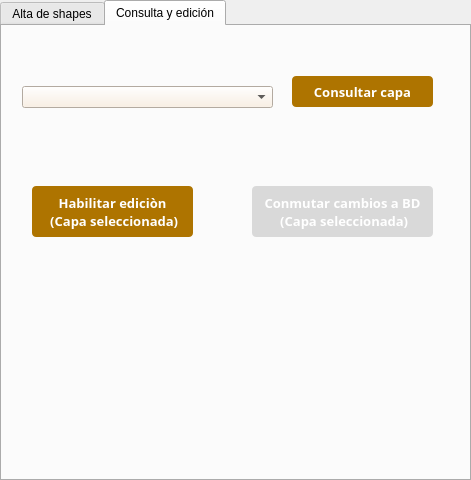
<?xml version="1.0" encoding="UTF-8"?>
<ui version="4.0">
 <class>SubirShapeDialogBase</class>
 <widget class="QDialog" name="SubirShapeDialogBase">
  <property name="geometry">
   <rect>
    <x>0</x>
    <y>0</y>
    <width>471</width>
    <height>480</height>
   </rect>
  </property>
  <property name="windowTitle">
   <string>Subir Shape</string>
  </property>
  <widget class="QTabWidget" name="tabWidget">
   <property name="geometry">
    <rect>
     <x>0</x>
     <y>0</y>
     <width>471</width>
     <height>481</height>
    </rect>
   </property>
   <property name="currentIndex">
    <number>1</number>
   </property>
   <widget class="QWidget" name="tab">
    <attribute name="title">
     <string>Alta de shapes</string>
    </attribute>
    <widget class="QLineEdit" name="fldRutaShp">
     <property name="enabled">
      <bool>false</bool>
     </property>
     <property name="geometry">
      <rect>
       <x>200</x>
       <y>60</y>
       <width>141</width>
       <height>20</height>
      </rect>
     </property>
     <property name="font">
      <font>
       <family>Century Gothic</family>
       <pointsize>10</pointsize>
      </font>
     </property>
     <property name="styleSheet">
      <string notr="true">background: rgb(255,255,255)</string>
     </property>
    </widget>
    <widget class="QPushButton" name="btnBrowse_2">
     <property name="geometry">
      <rect>
       <x>350</x>
       <y>90</y>
       <width>71</width>
       <height>31</height>
      </rect>
     </property>
     <property name="font">
      <font>
       <family>Century Gothic</family>
       <pointsize>10</pointsize>
       <weight>75</weight>
       <bold>true</bold>
      </font>
     </property>
     <property name="styleSheet">
      <string notr="true">QPushButton{
background : rgb(174, 116, 0);
color : rgb(255, 255, 255);
border-radius : 4px;
}
QPushButton::hover{
background : rgb(104, 69, 13);
color : rgb(255, 255, 255);
border-radius : 4px;
}
QPushButton:disabled {
background: rgb(217, 217, 217)
}</string>
     </property>
     <property name="text">
      <string>Browse</string>
     </property>
    </widget>
    <widget class="QLineEdit" name="fldRutaDbf">
     <property name="enabled">
      <bool>false</bool>
     </property>
     <property name="geometry">
      <rect>
       <x>200</x>
       <y>140</y>
       <width>141</width>
       <height>20</height>
      </rect>
     </property>
     <property name="font">
      <font>
       <family>Century Gothic</family>
       <pointsize>10</pointsize>
      </font>
     </property>
     <property name="styleSheet">
      <string notr="true">background: rgb(255,255,255)</string>
     </property>
    </widget>
    <widget class="QPushButton" name="btnBrowse_4">
     <property name="geometry">
      <rect>
       <x>350</x>
       <y>170</y>
       <width>71</width>
       <height>31</height>
      </rect>
     </property>
     <property name="font">
      <font>
       <family>Century Gothic</family>
       <pointsize>10</pointsize>
       <weight>75</weight>
       <bold>true</bold>
      </font>
     </property>
     <property name="styleSheet">
      <string notr="true">QPushButton{
background : rgb(174, 116, 0);
color : rgb(255, 255, 255);
border-radius : 4px;
}
QPushButton::hover{
background : rgb(104, 69, 13);
color : rgb(255, 255, 255);
border-radius : 4px;
}
QPushButton:disabled {
background: rgb(217, 217, 217)
}</string>
     </property>
     <property name="text">
      <string>Browse</string>
     </property>
    </widget>
    <widget class="QPushButton" name="btnBrowse">
     <property name="geometry">
      <rect>
       <x>350</x>
       <y>50</y>
       <width>71</width>
       <height>31</height>
      </rect>
     </property>
     <property name="font">
      <font>
       <family>Century Gothic</family>
       <pointsize>10</pointsize>
       <weight>75</weight>
       <bold>true</bold>
      </font>
     </property>
     <property name="styleSheet">
      <string notr="true">QPushButton{
background : rgb(174, 116, 0);
color : rgb(255, 255, 255);
border-radius : 4px;
}
QPushButton::hover{
background : rgb(104, 69, 13);
color : rgb(255, 255, 255);
border-radius : 4px;
}
QPushButton:disabled {
background: rgb(217, 217, 217)
}</string>
     </property>
     <property name="text">
      <string>Browse</string>
     </property>
    </widget>
    <widget class="QLabel" name="label_2">
     <property name="geometry">
      <rect>
       <x>60</x>
       <y>60</y>
       <width>131</width>
       <height>20</height>
      </rect>
     </property>
     <property name="font">
      <font>
       <family>Century Gothic</family>
       <pointsize>8</pointsize>
       <weight>75</weight>
       <bold>true</bold>
      </font>
     </property>
     <property name="text">
      <string>Buscar archivo .shp</string>
     </property>
    </widget>
    <widget class="QLabel" name="label_5">
     <property name="geometry">
      <rect>
       <x>60</x>
       <y>140</y>
       <width>131</width>
       <height>20</height>
      </rect>
     </property>
     <property name="font">
      <font>
       <family>Century Gothic</family>
       <pointsize>8</pointsize>
       <weight>75</weight>
       <bold>true</bold>
      </font>
     </property>
     <property name="text">
      <string>Buscar archivo .dbf</string>
     </property>
    </widget>
    <widget class="QLabel" name="label_4">
     <property name="geometry">
      <rect>
       <x>60</x>
       <y>100</y>
       <width>131</width>
       <height>20</height>
      </rect>
     </property>
     <property name="font">
      <font>
       <family>Century Gothic</family>
       <pointsize>8</pointsize>
       <weight>75</weight>
       <bold>true</bold>
      </font>
     </property>
     <property name="text">
      <string>Buscar archivo .shx</string>
     </property>
    </widget>
    <widget class="QLineEdit" name="fldRutaPrj">
     <property name="enabled">
      <bool>false</bool>
     </property>
     <property name="geometry">
      <rect>
       <x>200</x>
       <y>180</y>
       <width>141</width>
       <height>20</height>
      </rect>
     </property>
     <property name="font">
      <font>
       <family>Century Gothic</family>
       <pointsize>10</pointsize>
      </font>
     </property>
     <property name="styleSheet">
      <string notr="true">background: rgb(255,255,255)</string>
     </property>
    </widget>
    <widget class="QPushButton" name="cargarButton">
     <property name="geometry">
      <rect>
       <x>180</x>
       <y>260</y>
       <width>121</width>
       <height>31</height>
      </rect>
     </property>
     <property name="text">
      <string>Cargar shape</string>
     </property>
    </widget>
    <widget class="QPushButton" name="altaButton">
     <property name="enabled">
      <bool>false</bool>
     </property>
     <property name="geometry">
      <rect>
       <x>180</x>
       <y>310</y>
       <width>121</width>
       <height>31</height>
      </rect>
     </property>
     <property name="text">
      <string>Subir a BD</string>
     </property>
    </widget>
    <widget class="QLabel" name="label_3">
     <property name="geometry">
      <rect>
       <x>60</x>
       <y>210</y>
       <width>131</width>
       <height>20</height>
      </rect>
     </property>
     <property name="font">
      <font>
       <family>Century Gothic</family>
       <pointsize>8</pointsize>
       <weight>75</weight>
       <bold>true</bold>
      </font>
     </property>
     <property name="text">
      <string>Nombre de la capa</string>
     </property>
    </widget>
    <widget class="QLineEdit" name="fldNomCapa">
     <property name="enabled">
      <bool>true</bool>
     </property>
     <property name="geometry">
      <rect>
       <x>200</x>
       <y>210</y>
       <width>141</width>
       <height>20</height>
      </rect>
     </property>
     <property name="font">
      <font>
       <family>Century Gothic</family>
       <pointsize>10</pointsize>
      </font>
     </property>
     <property name="styleSheet">
      <string notr="true">background: rgb(255,255,255)</string>
     </property>
    </widget>
    <widget class="QPushButton" name="btnBrowse_3">
     <property name="geometry">
      <rect>
       <x>350</x>
       <y>130</y>
       <width>71</width>
       <height>31</height>
      </rect>
     </property>
     <property name="font">
      <font>
       <family>Century Gothic</family>
       <pointsize>10</pointsize>
       <weight>75</weight>
       <bold>true</bold>
      </font>
     </property>
     <property name="styleSheet">
      <string notr="true">QPushButton{
background : rgb(174, 116, 0);
color : rgb(255, 255, 255);
border-radius : 4px;
}
QPushButton::hover{
background : rgb(104, 69, 13);
color : rgb(255, 255, 255);
border-radius : 4px;
}
QPushButton:disabled {
background: rgb(217, 217, 217)
}</string>
     </property>
     <property name="text">
      <string>Browse</string>
     </property>
    </widget>
    <widget class="QLabel" name="label_6">
     <property name="geometry">
      <rect>
       <x>60</x>
       <y>180</y>
       <width>131</width>
       <height>20</height>
      </rect>
     </property>
     <property name="font">
      <font>
       <family>Century Gothic</family>
       <pointsize>8</pointsize>
       <weight>75</weight>
       <bold>true</bold>
      </font>
     </property>
     <property name="text">
      <string>Buscar archivo .prj</string>
     </property>
    </widget>
    <widget class="QLineEdit" name="fldRutaShx">
     <property name="enabled">
      <bool>false</bool>
     </property>
     <property name="geometry">
      <rect>
       <x>200</x>
       <y>100</y>
       <width>141</width>
       <height>20</height>
      </rect>
     </property>
     <property name="font">
      <font>
       <family>Century Gothic</family>
       <pointsize>10</pointsize>
      </font>
     </property>
     <property name="styleSheet">
      <string notr="true">background: rgb(255,255,255)</string>
     </property>
    </widget>
   </widget>
   <widget class="QWidget" name="tab_2">
    <attribute name="title">
     <string>Consulta y edición</string>
    </attribute>
    <widget class="QPushButton" name="btnLoadCapa">
     <property name="geometry">
      <rect>
       <x>290</x>
       <y>50</y>
       <width>141</width>
       <height>31</height>
      </rect>
     </property>
     <property name="font">
      <font>
       <family>Century Gothic</family>
       <pointsize>10</pointsize>
       <weight>75</weight>
       <bold>true</bold>
      </font>
     </property>
     <property name="styleSheet">
      <string notr="true">QPushButton{
background : rgb(174, 116, 0);
color : rgb(255, 255, 255);
border-radius : 4px;
}
QPushButton::hover{
background : rgb(104, 69, 13);
color : rgb(255, 255, 255);
border-radius : 4px;
}
QPushButton:disabled {
background: rgb(217, 217, 217)
}</string>
     </property>
     <property name="text">
      <string>Consultar capa</string>
     </property>
    </widget>
    <widget class="QComboBox" name="comboCapas">
     <property name="geometry">
      <rect>
       <x>20</x>
       <y>60</y>
       <width>251</width>
       <height>22</height>
      </rect>
     </property>
     <property name="styleSheet">
      <string notr="true">QComboBox QAbstractItemView::item { min-height: 25; font-family: &quot;Century Gothic&quot;;}
QListView{color: black ; font-size: 16px; outline:none; font-weight:bold; font-family: &quot;Century Gothic&quot;;}

QComboBox{
background : rgb(250,238,224);
}
QComboBox:item:selected {
color: black ;
}</string>
     </property>
    </widget>
    <widget class="QPushButton" name="btnConmutarABD">
     <property name="enabled">
      <bool>false</bool>
     </property>
     <property name="geometry">
      <rect>
       <x>250</x>
       <y>160</y>
       <width>181</width>
       <height>51</height>
      </rect>
     </property>
     <property name="font">
      <font>
       <family>Century Gothic</family>
       <pointsize>10</pointsize>
       <weight>75</weight>
       <bold>true</bold>
      </font>
     </property>
     <property name="styleSheet">
      <string notr="true">QPushButton{
background : rgb(174, 116, 0);
color : rgb(255, 255, 255);
border-radius : 4px;
}
QPushButton::hover{
background : rgb(104, 69, 13);
color : rgb(255, 255, 255);
border-radius : 4px;
}
QPushButton:disabled {
background: rgb(217, 217, 217)
}</string>
     </property>
     <property name="text">
      <string>Conmutar cambios a BD 
 (Capa seleccionada)</string>
     </property>
    </widget>
    <widget class="QPushButton" name="btnEdit">
     <property name="geometry">
      <rect>
       <x>30</x>
       <y>160</y>
       <width>161</width>
       <height>51</height>
      </rect>
     </property>
     <property name="font">
      <font>
       <family>Century Gothic</family>
       <pointsize>10</pointsize>
       <weight>75</weight>
       <bold>true</bold>
      </font>
     </property>
     <property name="styleSheet">
      <string notr="true">QPushButton{
background : rgb(174, 116, 0);
color : rgb(255, 255, 255);
border-radius : 4px;
}
QPushButton::hover{
background : rgb(104, 69, 13);
color : rgb(255, 255, 255);
border-radius : 4px;
}
QPushButton:disabled {
background: rgb(217, 217, 217)
}</string>
     </property>
     <property name="text">
      <string>Habilitar ediciòn 
 (Capa seleccionada)</string>
     </property>
    </widget>
   </widget>
  </widget>
 </widget>
 <resources/>
 <connections/>
</ui>
